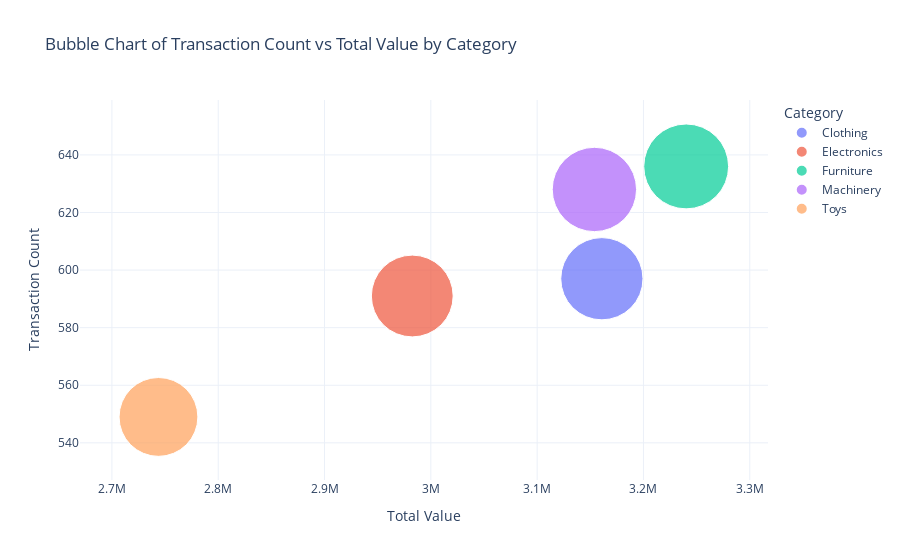

The cell this chart's notebook holds for it:
### Code cell
import plotly.express as px
import pandas as pd

# Aggregate data to get the total value and count of transactions by category
bubble_data = df.groupby('Category').agg({
    'Value': 'sum',         # Total value for each category
    'Import_Export': 'count' # Total transaction count for each category
}).reset_index()

# Rename columns for clarity
bubble_data.rename(columns={'Import_Export': 'Transaction Count', 'Value': 'Total Value'}, inplace=True)

# Create a bubble chart
fig = px.scatter(bubble_data, 
                 x='Total Value', 
                 y='Transaction Count', 
                 size='Transaction Count', 
                 color='Category', 
                 hover_name='Category',
                 title='Bubble Chart of Transaction Count vs Total Value by Category',
                 size_max=60,  # Maximum bubble size
                 template='plotly_white')

# Show the bubble chart
fig.show()

### Figure 1 — Plotly figure (JSON) as saved in the notebook; plotly's stock layout.template omitted (floating-point values rounded to 4 significant figures)
{"data": [{"hovertemplate": "<b>%{hovertext}</b><br><br>Category=Clothing<br>Total Value=%{x}<br>Transaction Count=%{marker.size}<extra></extra>", "hovertext": ["Clothing"], "legendgroup": "Clothing", "marker": {"color": "#636efa", "size": [597], "sizemode": "area", "sizeref": 0.1767, "symbol": "circle"}, "mode": "markers", "name": "Clothing", "orientation": "v", "showlegend": true, "type": "scatter", "x": [3161000.0], "xaxis": "x", "y": [597], "yaxis": "y"}, {"hovertemplate": "<b>%{hovertext}</b><br><br>Category=Electronics<br>Total Value=%{x}<br>Transaction Count=%{marker.size}<extra></extra>", "hovertext": ["Electronics"], "legendgroup": "Electronics", "marker": {"color": "#EF553B", "size": [591], "sizemode": "area", "sizeref": 0.1767, "symbol": "circle"}, "mode": "markers", "name": "Electronics", "orientation": "v", "showlegend": true, "type": "scatter", "x": [2983000.0], "xaxis": "x", "y": [591], "yaxis": "y"}, {"hovertemplate": "<b>%{hovertext}</b><br><br>Category=Furniture<br>Total Value=%{x}<br>Transaction Count=%{marker.size}<extra></extra>", "hovertext": ["Furniture"], "legendgroup": "Furniture", "marker": {"color": "#00cc96", "size": [636], "sizemode": "area", "sizeref": 0.1767, "symbol": "circle"}, "mode": "markers", "name": "Furniture", "orientation": "v", "showlegend": true, "type": "scatter", "x": [3240000.0], "xaxis": "x", "y": [636], "yaxis": "y"}, {"hovertemplate": "<b>%{hovertext}</b><br><br>Category=Machinery<br>Total Value=%{x}<br>Transaction Count=%{marker.size}<extra></extra>", "hovertext": ["Machinery"], "legendgroup": "Machinery", "marker": {"color": "#ab63fa", "size": [628], "sizemode": "area", "sizeref": 0.1767, "symbol": "circle"}, "mode": "markers", "name": "Machinery", "orientation": "v", "showlegend": true, "type": "scatter", "x": [3154000.0], "xaxis": "x", "y": [628], "yaxis": "y"}, {"hovertemplate": "<b>%{hovertext}</b><br><br>Category=Toys<br>Total Value=%{x}<br>Transaction Count=%{marker.size}<extra></extra>", "hovertext": ["Toys"], "legendgroup": "Toys", "marker": {"color": "#FFA15A", "size": [549], "sizemode": "area", "sizeref": 0.1767, "symbol": "circle"}, "mode": "markers", "name": "Toys", "orientation": "v", "showlegend": true, "type": "scatter", "x": [2744000.0], "xaxis": "x", "y": [549], "yaxis": "y"}], "layout": {"autosize": true, "legend": {"itemsizing": "constant", "title": {"text": "Category"}, "tracegroupgap": 0}, "title": {"text": "Bubble Chart of Transaction Count vs Total Value by Category"}, "xaxis": {"anchor": "y", "autorange": true, "domain": [0, 1], "range": [2681000.0, 3305000.0], "title": {"text": "Total Value"}, "type": "linear"}, "yaxis": {"anchor": "x", "autorange": true, "domain": [0, 1], "range": [483.5, 705.6], "title": {"text": "Transaction Count"}, "type": "linear"}}}
